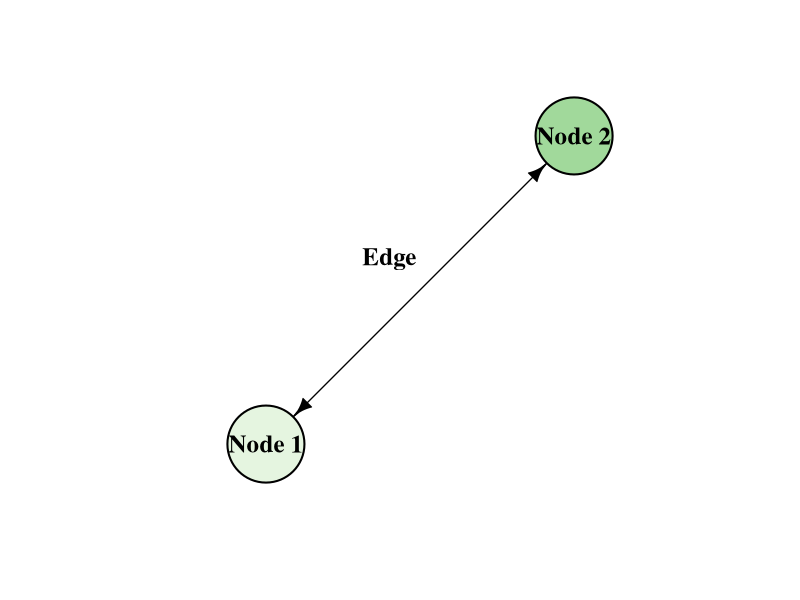
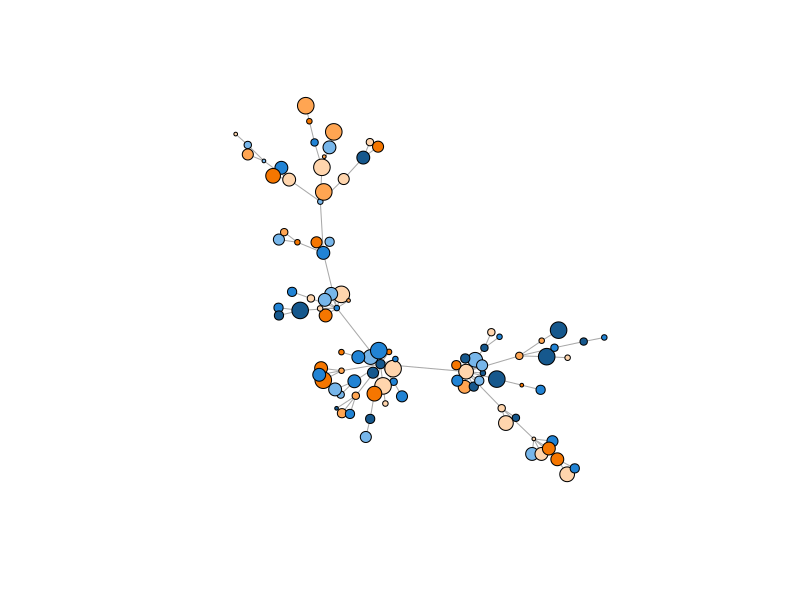

Write the R code that produced these figures, in order.
# set working directly to proper folder
setwd("/Users/charlescostanzo/College/Au 2023/Politsc 4998/URS Application/")

# load "igraph" library
library(igraph)

# create graph
g2 <- graph( edges=c("Node 1","Node 2", "Node 2","Node 1"))

# create a jpeg file for figure 2 (a node vertex plot)
jpeg("figure2.jpeg", width = 7, height = 7, units = 'in', res = 600)

# set a random seed
set.seed(1)

# create graph
plot(x = g2, # graph to plot
     vertex.color = c("#e5f5e0", "#a1d99b"), # adjust vertex colors
     vertex.size = 50, # adjust vertex size
     vertex.label.cex = 1.5, # adjust vertex label size
     vertex.label.family="Times", # adjust vertex label font (Times New Roman)
     vertex.label.font = 2, # bold vertex label font
     vertex.label.color = "black", # make vertex label color "black"
     vertex.frame.width = 2, # make vertex frame thicker
     edge.color = "black", # make edges "black"
     edge.label = "Edge", # label edge "Edge"
     edge.label.cex = 1.5, # adjust edge label size
     edge.label.x = -0.2, # adjust edge label x position
     edge.label.y = .2, # adjust edge label y position
     edge.label.color = "black", # make edge labels "black"
     edge.label.font = 2) # bold edge labels

# stop editing and output finished jpeg to working directory
dev.off()

# create a jpeg file for figure 3 (a tree network created using preferential attachment algorithm)
jpeg("figure3.jpeg", width = 7, height = 7, units = 'in', res = 600)

# set a random seed
set.seed(2)

# generate tree network using preferential attachment algorithm
n <- 100 # set number of nodes
net.bg <- sample_pa(n) 

# set color palette
colors100 <- sample(c("#FFD5AD","#FFA552","#F57600","#77B6EA", "#2183D4", "#16588D"), size = n, replace = TRUE)

# randomly create vector containing sizes for each node
cex100 <- sample(2:9, size = n, replace = TRUE)

# set vertex frame color to "black"
V(net.bg)$frame.color <- "black"

# set node colors to color palette "colors100"
V(net.bg)$color <- colors100

# remove node labels
V(net.bg)$label <- ""

# set node sizes to size vector "cex100"
V(net.bg)$size <- cex100

# do not show arrows
E(net.bg)$arrow.mode <- 0

# plot network
plot(net.bg)

# stop editing and output finished jpeg to working directory
dev.off()
